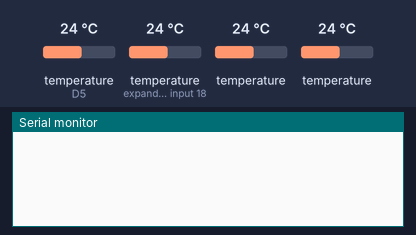
Bench run of a sketch on a simulated ESP8266 (NodeMCU). On the bench: the last lines printed to the serial monitor. Inputs (shaded band) come from the test bench; at power-on: temperature (sensors on D5, expander input 18) 24 °C, temperature 24 °C. Not simulated (calls return 0 or success): credentials.h.

Above: at 2.7 s.
2.8 s: temperature (sensor on D5) set to 12 °C
At 12.5 s:
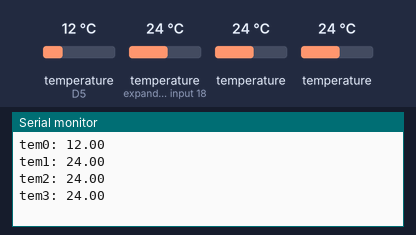
12.8 s: temperature (sensor on expander input 18) set to 12 °C
20.1 s: temperature (sensor 214) set to 12 °C
At 22.8 s:
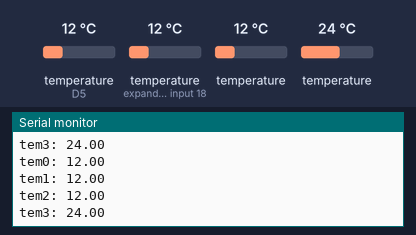
27.4 s: temperature (sensor 314) set to 12 °C
At 34.0 s:
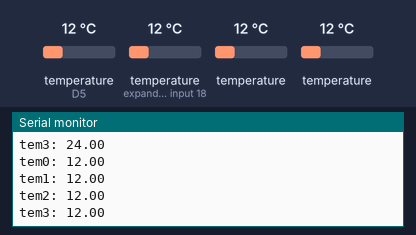
34.7 s: temperature (sensor on D5) set to 19 °C
42.0 s: temperature (sensor on expander input 18) set to 19 °C
At 45.3 s:
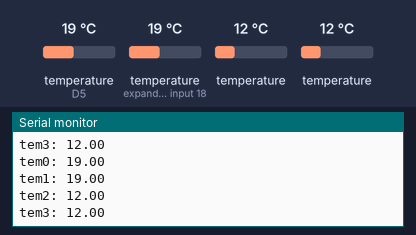
Timing chart, 0 to 46.8 s (numbered marks = the images above; inputs shaded):
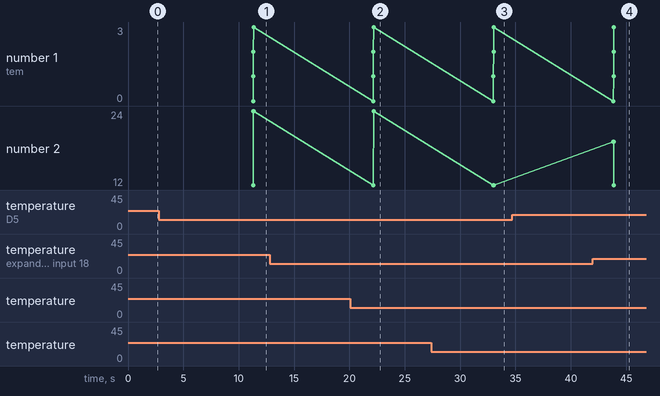

The sketch:

ESP8266_temp.ino
```cpp
#include "credentials.h"

// This example shows how to connect to Cayenne using an ESP8266 and send/receive sample data.
// Make sure you install the ESP8266 Board Package via the Arduino IDE Board Manager and select the correct ESP8266 board before compiling.

//#define CAYENNE_DEBUG
#define CAYENNE_PRINT Serial
#include <OneWire.h>
#include <DallasTemperature.h>
#include <CayenneMQTTESP8266.h>


unsigned long lastMillis = 0;


// Digital pin the DS18B20 is connected to. Do not use digital pins 0 or 1 since those conflict with the use of Serial.
const int tmpPin = D5;

OneWire oneWire(tmpPin);
DallasTemperature sensors(&oneWire);


void setup() {
	Serial.begin(9600);
	Cayenne.begin(username, password, clientID, ssid, wifiPassword);
}

void loop() {
	Cayenne.loop();

	//Publish data every 10 seconds (10000 milliseconds). Change this value to publish at a different interval.
	if (millis() - lastMillis > 10000) {
		lastMillis = millis();
		//Write data to Cayenne here. This example just sends the current uptime in milliseconds.
		Cayenne.virtualWrite(0, lastMillis);
		//Some examples of other functions you can use to send data.
    sensors.requestTemperatures();
	  Cayenne.celsiusWrite(1, sensors.getTempCByIndex(0));
    Cayenne.celsiusWrite(2, sensors.getTempCByIndex(1));
    Cayenne.celsiusWrite(3, sensors.getTempCByIndex(2));
    Cayenne.celsiusWrite(4, sensors.getTempCByIndex(3));

      Serial.print("tem0: ");Serial.println(sensors.getTempCByIndex(0));
      Serial.print("tem1: ");Serial.println(sensors.getTempCByIndex(1));
      Serial.print("tem2: ");Serial.println(sensors.getTempCByIndex(2));
      Serial.print("tem3: ");Serial.println(sensors.getTempCByIndex(3));
		//Cayenne.luxWrite(2, 700);
		//Cayenne.virtualWrite(3, 50, TYPE_PROXIMITY, UNIT_CENTIMETER);
	}
}

//Default function for processing actuator commands from the Cayenne Dashboard.
//You can also use functions for specific channels, e.g CAYENNE_IN(1) for channel 1 commands.
CAYENNE_IN_DEFAULT()
{
	CAYENNE_LOG("CAYENNE_IN_DEFAULT(%u) - %s, %s", request.channel, getValue.getId(), getValue.asString());
	//Process message here. If there is an error set an error message using getValue.setError(), e.g getValue.setError("Error message");
}
```

Measured:
- after the input at 2.8 s, the serial monitor: prints a new line after 8.5 s (image 1)
- after the input at 20.1 s, the serial monitor: prints a new line after 2.1 s (image 2)
- after the input at 27.4 s, the serial monitor: prints a new line after 5.6 s (image 3)
- after the input at 42.0 s, the serial monitor: prints a new line after 1.9 s (image 4)
